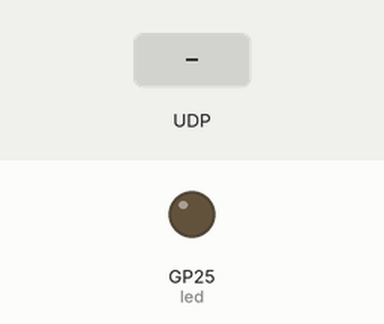
Simulated run of this program. Board: Raspberry Pi Pico running MicroPython. Parts: output pins drawn as LEDs (lit = HIGH). The inputs (shaded band) are chosen by the test bench. The board's own WiFi access point starts at once.

Above: at 1.2 s.
1.3 s: UDP packet "ON" arrives
At 2.5 s:
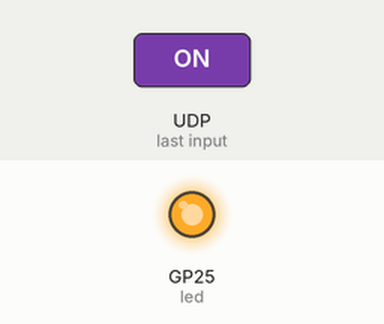
2.8 s: UDP packet "OFF" arrives
At 3.8 s:
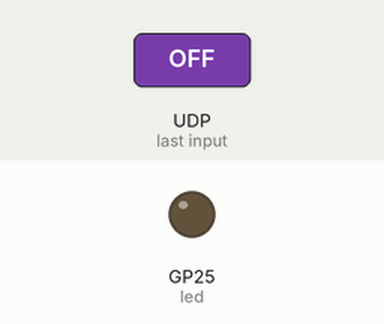
4.3 s: UDP packet "on" arrives
At 4.9 s:
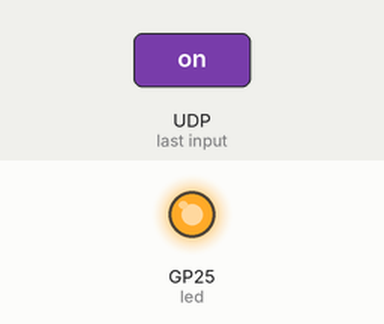
Timing chart, 0 to 7.3 s (numbered marks = the images above; inputs shaded):
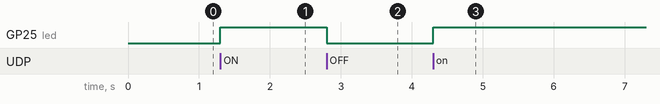

Measured:
- after the input at 1.3 s, GP25 (led): LOW → HIGH at once
- after the input at 2.8 s, GP25 (led): HIGH → LOW at once
- after the input at 4.3 s, GP25 (led): LOW → HIGH at once

The program:

main.py
```python
# Server software for point-to-point WiFi on Pico W
# Simplified and inspired by this example: https://forum.core-electronics.com.au/t/pi-pico-w-to-pico-w-simple-communications/16188/15
import network, socket, time
from machine import Pin

led = Pin("LED", Pin.OUT)

ap = network.WLAN(network.AP_IF)
ap.config(essid="PICO_AP", password="pico1234")
ap.active(True)
while not ap.active():
    time.sleep(0.1)

s = socket.socket(socket.AF_INET, socket.SOCK_DGRAM)
s.bind(("0.0.0.0", 9999))

while True:
    msg, addr = s.recvfrom(32)
    m = msg.decode().strip().upper()
    if m == "ON":  led.value(1)
    if m == "OFF": led.value(0)
```
